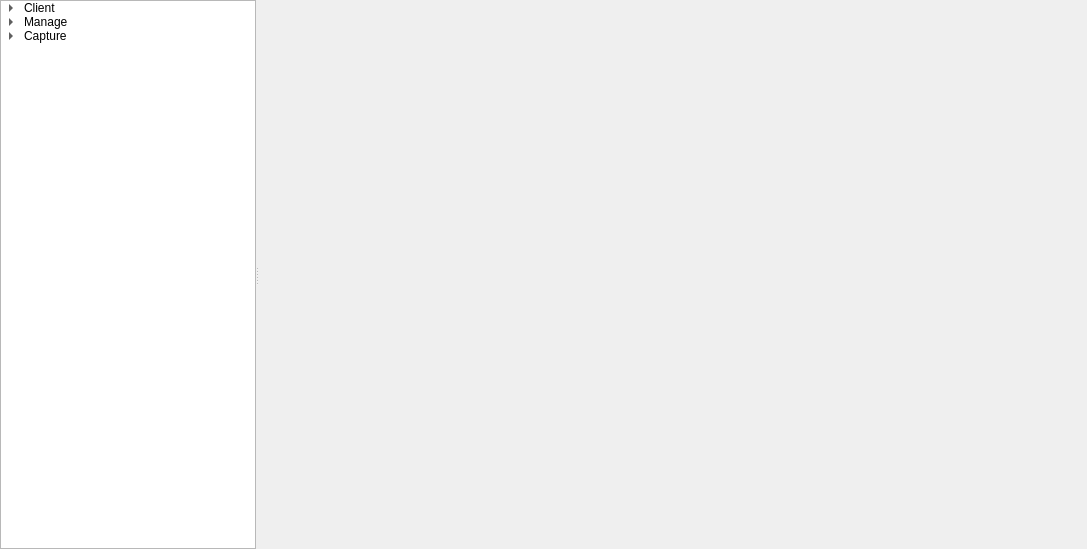
<?xml version="1.0" encoding="UTF-8"?>
<ui version="4.0">
 <class>Form</class>
 <widget class="QMainWindow" name="Form">
  <property name="geometry">
   <rect>
    <x>0</x>
    <y>0</y>
    <width>1087</width>
    <height>549</height>
   </rect>
  </property>
  <property name="windowTitle">
   <string>Form</string>
  </property>
  <property name="windowIcon">
   <iconset resource="u3h.qrc">
    <normaloff>:/u3H/u3hrsc/Acidrums4-Betelgeuse-Apps-rekonq.ico</normaloff>:/u3H/u3hrsc/Acidrums4-Betelgeuse-Apps-rekonq.ico</iconset>
  </property>
  <widget class="QWidget" name="centralWidget">
   <layout class="QGridLayout" name="gridLayout">
    <property name="leftMargin">
     <number>0</number>
    </property>
    <property name="topMargin">
     <number>0</number>
    </property>
    <property name="rightMargin">
     <number>0</number>
    </property>
    <property name="bottomMargin">
     <number>0</number>
    </property>
    <item row="0" column="0">
     <widget class="QSplitter" name="splitter">
      <property name="lineWidth">
       <number>1</number>
      </property>
      <property name="orientation">
       <enum>Qt::Horizontal</enum>
      </property>
      <property name="handleWidth">
       <number>2</number>
      </property>
      <widget class="QTreeWidget" name="treeWidget_selectPages">
       <property name="sizePolicy">
        <sizepolicy hsizetype="Preferred" vsizetype="Expanding">
         <horstretch>0</horstretch>
         <verstretch>0</verstretch>
        </sizepolicy>
       </property>
       <property name="baseSize">
        <size>
         <width>200</width>
         <height>0</height>
        </size>
       </property>
       <property name="styleSheet">
        <string notr="true"/>
       </property>
       <property name="indentation">
        <number>20</number>
       </property>
       <attribute name="headerVisible">
        <bool>false</bool>
       </attribute>
       <column>
        <property name="text">
         <string notr="true">#</string>
        </property>
       </column>
       <item>
        <property name="text">
         <string>Client</string>
        </property>
        <property name="icon">
         <iconset resource="u3hClientForm.qrc">
          <normaloff>:/u3hClientForm/u3hClientFormrsc/information.png</normaloff>:/u3hClientForm/u3hClientFormrsc/information.png</iconset>
        </property>
        <item>
         <property name="text">
          <string>Configuration</string>
         </property>
         <property name="icon">
          <iconset resource="u3h.qrc">
           <normaloff>:/u3H/u3hrsc/setting_tools.png</normaloff>:/u3H/u3hrsc/setting_tools.png</iconset>
         </property>
        </item>
       </item>
       <item>
        <property name="text">
         <string>Manage</string>
        </property>
        <property name="icon">
         <iconset resource="u3hClientForm.qrc">
          <normaloff>:/u3hClientForm/u3hClientFormrsc/computer.png</normaloff>:/u3hClientForm/u3hClientFormrsc/computer.png</iconset>
        </property>
        <item>
         <property name="text">
          <string>Remote Shell</string>
         </property>
         <property name="icon">
          <iconset resource="u3hClientForm.qrc">
           <normaloff>:/u3hClientForm/u3hClientFormrsc/application_osx_terminal.png</normaloff>:/u3hClientForm/u3hClientFormrsc/application_osx_terminal.png</iconset>
         </property>
        </item>
        <item>
         <property name="text">
          <string>Process</string>
         </property>
         <property name="icon">
          <iconset resource="u3hClientForm.qrc">
           <normaloff>:/u3hClientForm/u3hClientFormrsc/process.png</normaloff>:/u3hClientForm/u3hClientFormrsc/process.png</iconset>
         </property>
        </item>
        <item>
         <property name="text">
          <string>Registry</string>
         </property>
         <property name="icon">
          <iconset resource="u3hClientForm.qrc">
           <normaloff>:/u3hClientForm/u3hClientFormrsc/registry_editor.png</normaloff>:/u3hClientForm/u3hClientFormrsc/registry_editor.png</iconset>
         </property>
        </item>
        <item>
         <property name="text">
          <string>Filesystem</string>
         </property>
         <property name="icon">
          <iconset resource="u3hClientForm.qrc">
           <normaloff>:/u3hClientForm/u3hClientFormrsc/opened_folder-48.png</normaloff>:/u3hClientForm/u3hClientFormrsc/opened_folder-48.png</iconset>
         </property>
        </item>
       </item>
       <item>
        <property name="text">
         <string>Capture</string>
        </property>
        <property name="icon">
         <iconset resource="u3hClientForm.qrc">
          <normaloff>:/u3hClientForm/u3hClientFormrsc/search_accounts.png</normaloff>:/u3hClientForm/u3hClientFormrsc/search_accounts.png</iconset>
        </property>
        <item>
         <property name="text">
          <string>Screen</string>
         </property>
         <property name="icon">
          <iconset resource="u3hClientForm.qrc">
           <normaloff>:/u3hClientForm/u3hClientFormrsc/screen_error.png</normaloff>:/u3hClientForm/u3hClientFormrsc/screen_error.png</iconset>
         </property>
        </item>
        <item>
         <property name="text">
          <string>Webcam</string>
         </property>
         <property name="icon">
          <iconset resource="u3hClientForm.qrc">
           <normaloff>:/u3hClientForm/u3hClientFormrsc/webcam.png</normaloff>:/u3hClientForm/u3hClientFormrsc/webcam.png</iconset>
         </property>
        </item>
        <item>
         <property name="text">
          <string>Keylogger</string>
         </property>
         <property name="icon">
          <iconset resource="u3hClientForm.qrc">
           <normaloff>:/u3hClientForm/u3hClientFormrsc/keyboard.png</normaloff>:/u3hClientForm/u3hClientFormrsc/keyboard.png</iconset>
         </property>
        </item>
       </item>
      </widget>
      <widget class="QStackedWidget" name="stackedWidget">
       <property name="sizePolicy">
        <sizepolicy hsizetype="Preferred" vsizetype="Preferred">
         <horstretch>4</horstretch>
         <verstretch>0</verstretch>
        </sizepolicy>
       </property>
       <property name="baseSize">
        <size>
         <width>460</width>
         <height>0</height>
        </size>
       </property>
       <property name="currentIndex">
        <number>0</number>
       </property>
       <widget class="QWidget" name="page_blank"/>
       <widget class="QWidget" name="page_remoteShell">
        <layout class="QGridLayout" name="gridLayout_3">
         <property name="leftMargin">
          <number>0</number>
         </property>
         <property name="topMargin">
          <number>0</number>
         </property>
         <property name="rightMargin">
          <number>0</number>
         </property>
         <property name="bottomMargin">
          <number>0</number>
         </property>
         <item row="0" column="0">
          <widget class="QTabWidget" name="tabWidget">
           <property name="tabPosition">
            <enum>QTabWidget::South</enum>
           </property>
           <property name="currentIndex">
            <number>0</number>
           </property>
           <widget class="QWidget" name="tab">
            <attribute name="title">
             <string>Interactive Shell</string>
            </attribute>
            <layout class="QGridLayout" name="gridLayout_2">
             <item row="1" column="0">
              <widget class="QLineEdit" name="lineEdit_remoteShell_sendCmd"/>
             </item>
             <item row="1" column="1">
              <widget class="QPushButton" name="pushButton_remoteShell_sendCommand">
               <property name="text">
                <string>Send</string>
               </property>
              </widget>
             </item>
             <item row="0" column="0" colspan="2">
              <widget class="QTextEdit" name="textEdit_remoteShell_cmdView"/>
             </item>
            </layout>
           </widget>
           <widget class="QWidget" name="tab_2">
            <attribute name="title">
             <string>System Command</string>
            </attribute>
            <widget class="QLineEdit" name="lineEdit">
             <property name="geometry">
              <rect>
               <x>10</x>
               <y>10</y>
               <width>311</width>
               <height>21</height>
              </rect>
             </property>
            </widget>
            <widget class="QPushButton" name="pushButton_remoteshell_executeSys">
             <property name="geometry">
              <rect>
               <x>330</x>
               <y>10</y>
               <width>101</width>
               <height>21</height>
              </rect>
             </property>
             <property name="text">
              <string>Execute</string>
             </property>
            </widget>
            <widget class="QLabel" name="label_7">
             <property name="geometry">
              <rect>
               <x>10</x>
               <y>40</y>
               <width>71</width>
               <height>21</height>
              </rect>
             </property>
             <property name="text">
              <string>Return Code:</string>
             </property>
            </widget>
            <widget class="QLabel" name="label_remoteshell_syscmd_returncode">
             <property name="geometry">
              <rect>
               <x>80</x>
               <y>40</y>
               <width>47</width>
               <height>21</height>
              </rect>
             </property>
             <property name="text">
              <string>0</string>
             </property>
            </widget>
           </widget>
          </widget>
         </item>
        </layout>
       </widget>
       <widget class="QWidget" name="page_client">
        <widget class="QGroupBox" name="groupBox">
         <property name="geometry">
          <rect>
           <x>20</x>
           <y>10</y>
           <width>261</width>
           <height>141</height>
          </rect>
         </property>
         <property name="title">
          <string>Computer</string>
         </property>
         <widget class="QLabel" name="label_8">
          <property name="geometry">
           <rect>
            <x>20</x>
            <y>20</y>
            <width>71</width>
            <height>21</height>
           </rect>
          </property>
          <property name="text">
           <string>Hostname</string>
          </property>
         </widget>
         <widget class="QLabel" name="label_9">
          <property name="geometry">
           <rect>
            <x>20</x>
            <y>40</y>
            <width>71</width>
            <height>21</height>
           </rect>
          </property>
          <property name="text">
           <string>Domain</string>
          </property>
         </widget>
         <widget class="QLabel" name="label_10">
          <property name="geometry">
           <rect>
            <x>20</x>
            <y>60</y>
            <width>101</width>
            <height>21</height>
           </rect>
          </property>
          <property name="text">
           <string>Operating system</string>
          </property>
         </widget>
         <widget class="QLabel" name="label_11">
          <property name="geometry">
           <rect>
            <x>20</x>
            <y>80</y>
            <width>41</width>
            <height>21</height>
           </rect>
          </property>
          <property name="text">
           <string>CPU</string>
          </property>
         </widget>
         <widget class="QLabel" name="label_12">
          <property name="geometry">
           <rect>
            <x>20</x>
            <y>100</y>
            <width>51</width>
            <height>21</height>
           </rect>
          </property>
          <property name="text">
           <string>Memory</string>
          </property>
         </widget>
        </widget>
       </widget>
       <widget class="QWidget" name="page_processManager">
        <layout class="QGridLayout" name="gridLayout_7">
         <property name="leftMargin">
          <number>0</number>
         </property>
         <property name="topMargin">
          <number>0</number>
         </property>
         <property name="rightMargin">
          <number>0</number>
         </property>
         <property name="bottomMargin">
          <number>0</number>
         </property>
         <item row="0" column="0">
          <widget class="QSplitter" name="splitter_2">
           <property name="sizePolicy">
            <sizepolicy hsizetype="Preferred" vsizetype="Expanding">
             <horstretch>0</horstretch>
             <verstretch>0</verstretch>
            </sizepolicy>
           </property>
           <property name="orientation">
            <enum>Qt::Vertical</enum>
           </property>
           <widget class="QTreeWidget" name="treeWidget_process">
            <property name="sortingEnabled">
             <bool>true</bool>
            </property>
            <property name="animated">
             <bool>true</bool>
            </property>
            <attribute name="headerDefaultSectionSize">
             <number>300</number>
            </attribute>
            <column>
             <property name="text">
              <string>Image Name</string>
             </property>
            </column>
            <column>
             <property name="text">
              <string>Username</string>
             </property>
            </column>
            <column>
             <property name="text">
              <string>Pid</string>
             </property>
            </column>
            <column>
             <property name="text">
              <string>Memory</string>
             </property>
            </column>
            <column>
             <property name="text">
              <string>Description</string>
             </property>
            </column>
           </widget>
           <widget class="QTabWidget" name="tabWidget_processMgr_procInfos">
            <property name="currentIndex">
             <number>0</number>
            </property>
            <widget class="QWidget" name="tab_processMgr_procInfos">
             <attribute name="title">
              <string>Process Informations</string>
             </attribute>
             <layout class="QGridLayout" name="gridLayout_4">
              <property name="leftMargin">
               <number>0</number>
              </property>
              <property name="topMargin">
               <number>0</number>
              </property>
              <property name="rightMargin">
               <number>0</number>
              </property>
              <property name="bottomMargin">
               <number>0</number>
              </property>
              <item row="1" column="0" rowspan="2">
               <layout class="QGridLayout" name="gridLayout_5">
                <property name="sizeConstraint">
                 <enum>QLayout::SetFixedSize</enum>
                </property>
                <item row="3" column="1">
                 <widget class="QLabel" name="label_processmgr_pid">
                  <property name="text">
                   <string/>
                  </property>
                 </widget>
                </item>
                <item row="0" column="0">
                 <widget class="QLabel" name="label">
                  <property name="text">
                   <string>Description</string>
                  </property>
                 </widget>
                </item>
                <item row="5" column="1">
                 <widget class="QLabel" name="label_processmgr_user">
                  <property name="text">
                   <string/>
                  </property>
                 </widget>
                </item>
                <item row="1" column="0">
                 <widget class="QLabel" name="label_2">
                  <property name="sizePolicy">
                   <sizepolicy hsizetype="Fixed" vsizetype="Preferred">
                    <horstretch>0</horstretch>
                    <verstretch>0</verstretch>
                   </sizepolicy>
                  </property>
                  <property name="minimumSize">
                   <size>
                    <width>100</width>
                    <height>0</height>
                   </size>
                  </property>
                  <property name="text">
                   <string>Version</string>
                  </property>
                 </widget>
                </item>
                <item row="4" column="0">
                 <widget class="QLabel" name="label_5">
                  <property name="text">
                   <string>Parent PID</string>
                  </property>
                 </widget>
                </item>
                <item row="0" column="1">
                 <widget class="QLabel" name="label_processmgr_description">
                  <property name="sizePolicy">
                   <sizepolicy hsizetype="Fixed" vsizetype="Preferred">
                    <horstretch>0</horstretch>
                    <verstretch>0</verstretch>
                   </sizepolicy>
                  </property>
                  <property name="minimumSize">
                   <size>
                    <width>250</width>
                    <height>0</height>
                   </size>
                  </property>
                  <property name="text">
                   <string/>
                  </property>
                 </widget>
                </item>
                <item row="2" column="1">
                 <widget class="QLabel" name="label_processmgr_cmdline">
                  <property name="text">
                   <string/>
                  </property>
                 </widget>
                </item>
                <item row="3" column="0">
                 <widget class="QLabel" name="label_4">
                  <property name="text">
                   <string>PID</string>
                  </property>
                 </widget>
                </item>
                <item row="2" column="0">
                 <widget class="QLabel" name="label_3">
                  <property name="text">
                   <string>Command Line</string>
                  </property>
                 </widget>
                </item>
                <item row="1" column="1">
                 <widget class="QLabel" name="label_processmsgr_version">
                  <property name="text">
                   <string/>
                  </property>
                 </widget>
                </item>
                <item row="5" column="0">
                 <widget class="QLabel" name="label_6">
                  <property name="text">
                   <string>User</string>
                  </property>
                 </widget>
                </item>
                <item row="4" column="1">
                 <widget class="QLabel" name="label_processmgr_parentpid">
                  <property name="text">
                   <string/>
                  </property>
                 </widget>
                </item>
               </layout>
              </item>
              <item row="1" column="1">
               <spacer name="horizontalSpacer">
                <property name="orientation">
                 <enum>Qt::Horizontal</enum>
                </property>
                <property name="sizeHint" stdset="0">
                 <size>
                  <width>40</width>
                  <height>20</height>
                 </size>
                </property>
               </spacer>
              </item>
              <item row="0" column="0">
               <spacer name="verticalSpacer">
                <property name="orientation">
                 <enum>Qt::Vertical</enum>
                </property>
                <property name="sizeType">
                 <enum>QSizePolicy::MinimumExpanding</enum>
                </property>
                <property name="sizeHint" stdset="0">
                 <size>
                  <width>20</width>
                  <height>5</height>
                 </size>
                </property>
               </spacer>
              </item>
             </layout>
            </widget>
            <widget class="QWidget" name="tab_processMgr_modules">
             <attribute name="title">
              <string>Modules</string>
             </attribute>
             <layout class="QGridLayout" name="gridLayout_6">
              <item row="0" column="0">
               <widget class="QTreeWidget" name="treeWidget_procInfos">
                <attribute name="headerDefaultSectionSize">
                 <number>180</number>
                </attribute>
                <column>
                 <property name="text">
                  <string>Name</string>
                 </property>
                </column>
                <column>
                 <property name="text">
                  <string>Base</string>
                 </property>
                </column>
                <column>
                 <property name="text">
                  <string>Size</string>
                 </property>
                </column>
               </widget>
              </item>
             </layout>
            </widget>
           </widget>
          </widget>
         </item>
        </layout>
       </widget>
       <widget class="QWidget" name="page_filesManager">
        <layout class="QGridLayout" name="gridLayout_10">
         <property name="leftMargin">
          <number>0</number>
         </property>
         <property name="topMargin">
          <number>0</number>
         </property>
         <property name="rightMargin">
          <number>0</number>
         </property>
         <property name="bottomMargin">
          <number>0</number>
         </property>
         <item row="0" column="0">
          <widget class="QTabWidget" name="tabWidget_filesManager">
           <property name="tabPosition">
            <enum>QTabWidget::South</enum>
           </property>
           <property name="currentIndex">
            <number>0</number>
           </property>
           <widget class="QWidget" name="tab_3">
            <attribute name="title">
             <string>Browser</string>
            </attribute>
            <layout class="QGridLayout" name="gridLayout_8">
             <property name="leftMargin">
              <number>0</number>
             </property>
             <property name="topMargin">
              <number>0</number>
             </property>
             <property name="rightMargin">
              <number>0</number>
             </property>
             <property name="bottomMargin">
              <number>0</number>
             </property>
             <item row="0" column="0">
              <widget class="QSplitter" name="splitter_3">
               <property name="orientation">
                <enum>Qt::Horizontal</enum>
               </property>
               <widget class="QTreeWidget" name="treeWidget_filesManager_dirs">
                <property name="headerHidden">
                 <bool>true</bool>
                </property>
                <column>
                 <property name="text">
                  <string/>
                 </property>
                </column>
               </widget>
               <widget class="QTreeWidget" name="treeWidget_filesManager_files">
                <property name="contextMenuPolicy">
                 <enum>Qt::CustomContextMenu</enum>
                </property>
                <property name="sortingEnabled">
                 <bool>true</bool>
                </property>
                <property name="animated">
                 <bool>true</bool>
                </property>
                <attribute name="headerDefaultSectionSize">
                 <number>150</number>
                </attribute>
                <column>
                 <property name="text">
                  <string>Name</string>
                 </property>
                </column>
                <column>
                 <property name="text">
                  <string>Size</string>
                 </property>
                </column>
               </widget>
              </widget>
             </item>
            </layout>
           </widget>
           <widget class="QWidget" name="tab_4">
            <attribute name="title">
             <string>Search </string>
            </attribute>
           </widget>
          </widget>
         </item>
        </layout>
       </widget>
       <widget class="QWidget" name="page_capture_screen">
        <layout class="QGridLayout" name="gridLayout_9">
         <property name="leftMargin">
          <number>0</number>
         </property>
         <property name="topMargin">
          <number>0</number>
         </property>
         <property name="rightMargin">
          <number>0</number>
         </property>
         <property name="bottomMargin">
          <number>6</number>
         </property>
         <item row="1" column="1">
          <widget class="QPushButton" name="pushButton_capture_screen_capture">
           <property name="sizePolicy">
            <sizepolicy hsizetype="Fixed" vsizetype="Fixed">
             <horstretch>0</horstretch>
             <verstretch>0</verstretch>
            </sizepolicy>
           </property>
           <property name="text">
            <string>Capture</string>
           </property>
          </widget>
         </item>
         <item row="1" column="2">
          <widget class="QCheckBox" name="checkBox_capture_screen_saveframes">
           <property name="text">
            <string>Save frames</string>
           </property>
          </widget>
         </item>
         <item row="1" column="0">
          <widget class="QPushButton" name="pushButton_CaptureScreen_Settings">
           <property name="text">
            <string>Settings</string>
           </property>
          </widget>
         </item>
         <item row="1" column="3">
          <spacer name="horizontalSpacer_2">
           <property name="orientation">
            <enum>Qt::Horizontal</enum>
           </property>
           <property name="sizeHint" stdset="0">
            <size>
             <width>40</width>
             <height>20</height>
            </size>
           </property>
          </spacer>
         </item>
         <item row="0" column="0" colspan="4">
          <widget class="uQLabel" name="label_capture_screen_view">
           <property name="text">
            <string/>
           </property>
          </widget>
         </item>
        </layout>
       </widget>
       <widget class="QWidget" name="page_capture_webcam"/>
       <widget class="QWidget" name="page_capture_keylogger"/>
       <widget class="QWidget" name="page_config_client"/>
       <widget class="QWidget" name="page_registryManager">
        <layout class="QGridLayout" name="gridLayout_11">
         <property name="leftMargin">
          <number>0</number>
         </property>
         <property name="topMargin">
          <number>0</number>
         </property>
         <property name="rightMargin">
          <number>0</number>
         </property>
         <property name="bottomMargin">
          <number>0</number>
         </property>
         <item row="0" column="0">
          <widget class="QTabWidget" name="tabWidget_registryManager">
           <property name="tabPosition">
            <enum>QTabWidget::South</enum>
           </property>
           <property name="currentIndex">
            <number>0</number>
           </property>
           <widget class="QWidget" name="tab_rm_browser">
            <attribute name="title">
             <string>Browser</string>
            </attribute>
            <layout class="QGridLayout" name="gridLayout_12">
             <property name="leftMargin">
              <number>0</number>
             </property>
             <property name="topMargin">
              <number>0</number>
             </property>
             <property name="rightMargin">
              <number>0</number>
             </property>
             <property name="bottomMargin">
              <number>0</number>
             </property>
             <item row="0" column="0">
              <widget class="QSplitter" name="splitter_4">
               <property name="orientation">
                <enum>Qt::Horizontal</enum>
               </property>
               <widget class="QTreeWidget" name="treeWidget_registryNodes">
                <property name="headerHidden">
                 <bool>true</bool>
                </property>
                <column>
                 <property name="text">
                  <string notr="true">1</string>
                 </property>
                </column>
                <item>
                 <property name="text">
                  <string>Computer</string>
                 </property>
                 <property name="icon">
                  <iconset resource="u3hClientForm.qrc">
                   <normaloff>:/u3hClientForm/u3hClientFormrsc/computer.png</normaloff>:/u3hClientForm/u3hClientFormrsc/computer.png</iconset>
                 </property>
                 <item>
                  <property name="text">
                   <string>HKEY_CLASSES_ROOT</string>
                  </property>
                  <property name="icon">
                   <iconset resource="u3hClientForm.qrc">
                    <normaloff>:/u3hClientForm/u3hClientFormrsc/folder.png</normaloff>:/u3hClientForm/u3hClientFormrsc/folder.png</iconset>
                  </property>
                 </item>
                 <item>
                  <property name="text">
                   <string>HKEY_CURRENT_USER</string>
                  </property>
                  <property name="icon">
                   <iconset resource="u3hClientForm.qrc">
                    <normaloff>:/u3hClientForm/u3hClientFormrsc/folder.png</normaloff>:/u3hClientForm/u3hClientFormrsc/folder.png</iconset>
                  </property>
                 </item>
                 <item>
                  <property name="text">
                   <string>HKEY_LOCAL_MACHINE</string>
                  </property>
                  <property name="icon">
                   <iconset resource="u3hClientForm.qrc">
                    <normaloff>:/u3hClientForm/u3hClientFormrsc/folder.png</normaloff>:/u3hClientForm/u3hClientFormrsc/folder.png</iconset>
                  </property>
                 </item>
                 <item>
                  <property name="text">
                   <string>HKEY_USERS</string>
                  </property>
                  <property name="icon">
                   <iconset resource="u3hClientForm.qrc">
                    <normaloff>:/u3hClientForm/u3hClientFormrsc/folder.png</normaloff>:/u3hClientForm/u3hClientFormrsc/folder.png</iconset>
                  </property>
                 </item>
                 <item>
                  <property name="text">
                   <string>HKEY_CURRENT_CONFIG</string>
                  </property>
                  <property name="icon">
                   <iconset resource="u3hClientForm.qrc">
                    <normaloff>:/u3hClientForm/u3hClientFormrsc/folder.png</normaloff>:/u3hClientForm/u3hClientFormrsc/folder.png</iconset>
                  </property>
                 </item>
                </item>
               </widget>
               <widget class="QTreeWidget" name="treeWidget_registryKeys">
                <attribute name="headerDefaultSectionSize">
                 <number>150</number>
                </attribute>
                <column>
                 <property name="text">
                  <string>Name</string>
                 </property>
                </column>
                <column>
                 <property name="text">
                  <string>Type</string>
                 </property>
                </column>
                <column>
                 <property name="text">
                  <string>Value</string>
                 </property>
                </column>
               </widget>
              </widget>
             </item>
            </layout>
           </widget>
           <widget class="QWidget" name="tab_rm_search">
            <attribute name="title">
             <string>Search</string>
            </attribute>
           </widget>
          </widget>
         </item>
        </layout>
       </widget>
      </widget>
     </widget>
    </item>
   </layout>
  </widget>
 </widget>
 <customwidgets>
  <customwidget>
   <class>uQLabel</class>
   <extends>QLabel</extends>
   <header>uQlabel.h</header>
  </customwidget>
 </customwidgets>
 <resources>
  <include location="u3hClientForm.qrc"/>
  <include location="u3h.qrc"/>
 </resources>
 <connections/>
</ui>
